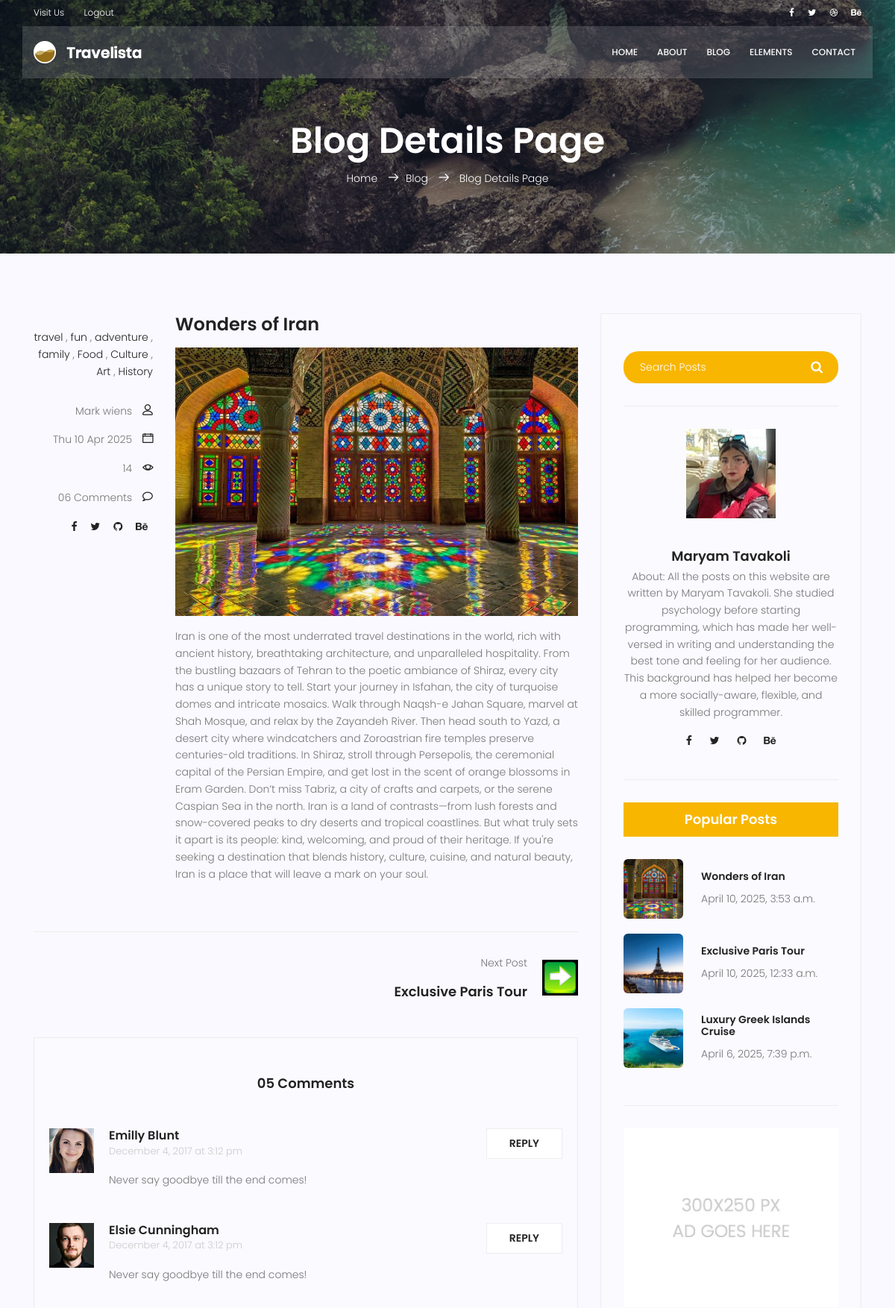
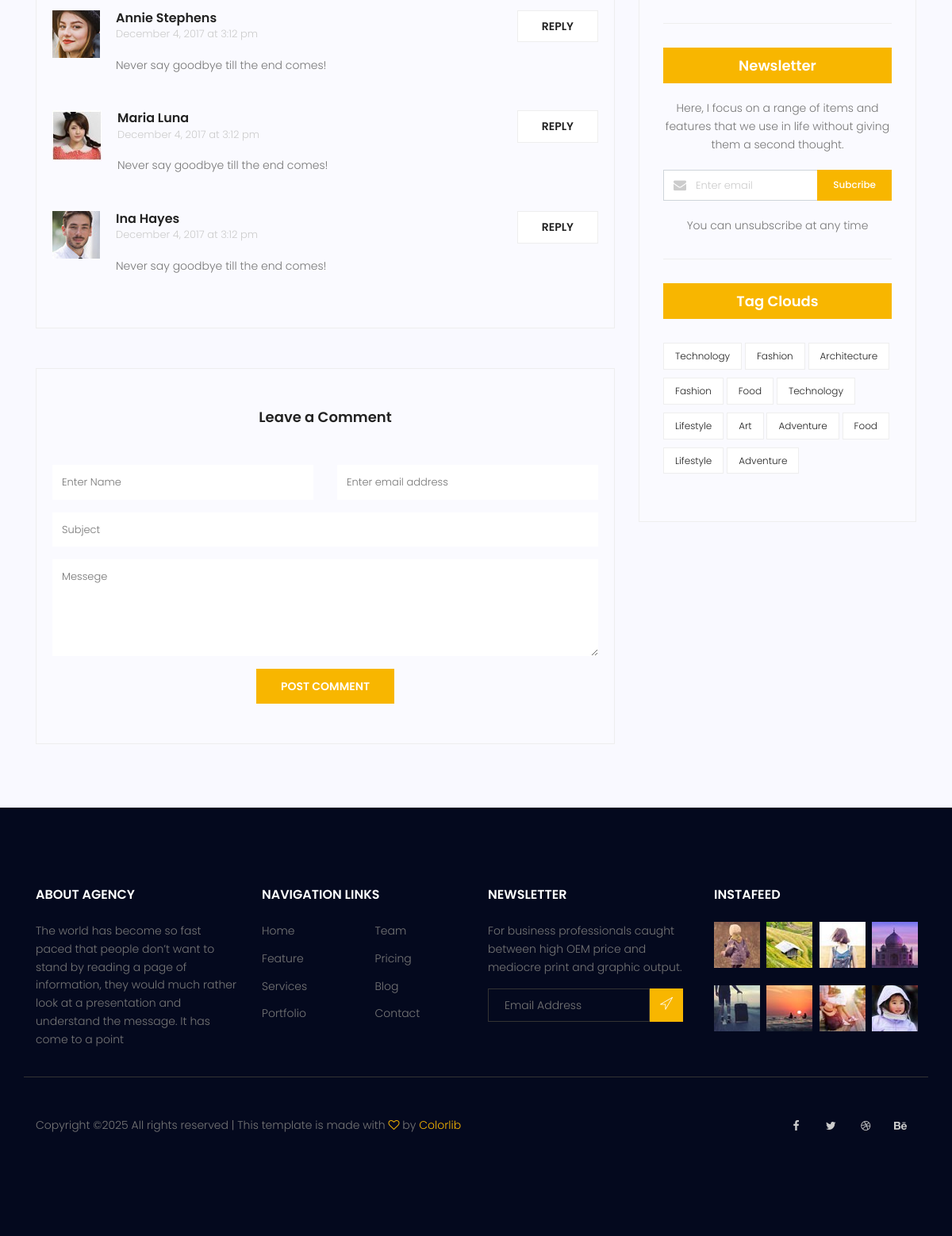
Page /blog/wonders-of-iran/ (signed in) on the committed database (2 pictures, top to bottom).
### app_blog_travel/models.py (models this page shows, shortened)
class category(models.Model):
    name = models.CharField(max_length=50, unique=True)
    def __str__(self):
        return self.name

class Post(models.Model):
    title = models.CharField(max_length=220)
    content = models.TextField()
    slug = models.SlugField(blank=True, null=True)
    image = models.ImageField(upload_to="Post_default",default="first_img_post/my_default.jpeg" )
    counted_views = models.IntegerField(default=0)
    Categories = models.ManyToManyField('category')
    author = models.ForeignKey('Author', on_delete=models.SET_NULL, null=True)
    published_date = models.DateTimeField(null=True)
    created_date = models.DateTimeField(auto_now_add=True)
    updated_date = models.DateTimeField(auto_now=True)
    class Meta:
        ordering = ['published_date']
    def save(self, *args, **kwargs):
        if not self.slug:
            self.slug = slugify(self.title)
        super().save(*args, **kwargs)

class Author(models.Model):
    name = models.CharField(max_length=50, unique=True)
    image = models.ImageField(upload_to="author_default",default="first_img_author/author_info.jpeg" )
    about = models.TextField()

### app_blog_travel/views.py (the view)
# urls.py: path('<slug:slug>/', blog_single_view, name="single"),
@login_required
def blog_single_view(request, slug):
    class_obj = get_object_or_404(Post, slug=slug)
    class_obj.counted_views += 1
    class_obj.save(update_fields=['counted_views'])
    posts = list(Post.objects.filter(published_date__lt=timezone.now()).order_by('-published_date'))
    all_authors = Author.objects.all()
    try:
      index = posts.index(class_obj)
    except ValueError:
      index = -1
    if index<0:
        index = 0
    elif index >= len(posts):
        index = len(posts) - 1
    if index > 0:
        prev_post = posts[index - 1]
    else:
        prev_post = None
    if index < len(posts) - 1:
        next_post = posts[index + 1]
    else:
        next_post = None
    context = {
        'class_obj': class_obj,
        'prev_post': prev_post,
        'next_post': next_post,
        'all_authors':all_authors,
    }
    return render(request, 'blog-single.html', context)

### app_blog_travel/templatetags/inclusion_tag.py (called while the page is built)
@register.inclusion_tag('inclusion_page.html')
def popular_posts():
    posts = Post.objects.filter(published_date__lte=timezone.now()).order_by('-published_date')[:3]
    return {'posts': posts}

### templates/blog-single.html (shortened to what this page needs)
{% extends 'base.html' %}
{% load static %}
{% load inclusion_tag %}
{% block codes %}
<section class="relative about-banner">
	<div class="overlay overlay-bg"></div>
	<div class="container">
		<div class="row d-flex align-items-center justify-content-center">
			<div class="about-content col-lg-12">
				<h1 class="text-white">
					Blog Details Page
				</h1>
				<p class="text-white link-nav"><a href="{% url 'app_travel:index' %}">Home </a>  <span class="lnr lnr-arrow-right"></span><a href="{% url 'app_blog_travel:home' %}">Blog </a> <span class="lnr lnr-arrow-right"></span> <a href="#"> Blog Details Page</a></p>
			</div>
		</div>
	</div>
</section>
<section class="post-content-area single-post-area">
	<div class="container">
		<div class="row">
			<div class="col-lg-8 posts-list">
				<div class="single-post row">
					<div class="col-lg-12">
					</div>
					<div class="col-lg-3  col-md-3 meta-details">
						<ul class="tags">
							{% for item in class_obj.Categories.all %}
								<li><a href="#">{{ item }}</a></li>
								{% if not forloop.last %}, {% endif %}
							{% endfor %}
						</ul>
						<div class="user-details row">
							<p class="user-name col-lg-12 col-md-12 col-6"><a href="#">Mark wiens</a> <span class="lnr lnr-user"></span></p>
							<p class="date col-lg-12 col-md-12 col-6"><a href="#">{{ class_obj.published_date|date:"D d M Y" }}</a> <span class="lnr lnr-calendar-full"></span></p>
							<p class="view col-lg-12 col-md-12 col-6"><a href="#">{{ class_obj.counted_views }}</a> <span class="lnr lnr-eye"></span></p>
							<p class="comments col-lg-12 col-md-12 col-6"><a href="#">06 Comments</a> <span class="lnr lnr-bubble"></span></p>
							<ul class="social-links col-lg-12 col-md-12 col-6">
								<li><a href="#"><i class="fa fa-facebook"></i></a></li>
								<li><a href="#"><i class="fa fa-twitter"></i></a></li>
								<li><a href="#"><i class="fa fa-github"></i></a></li>
								<li><a href="#"><i class="fa fa-behance"></i></a></li>
							</ul>
						</div>
					</div>
					<div class="col-lg-9 col-md-9">
						<h3>{{ class_obj.title }}</h3>
						<img class="img-fluid" src="{{ class_obj.image.url }}" alt="">
						<p>{{ class_obj.content }}</p>
					</div>
				</div>
				<div class="navigation-area">
					<div class="row">
						<div class="col-lg-6 col-md-6 col-12 nav-left flex-row d-flex justify-content-start align-items-center">
						</div>
						<div class="col-lg-6 col-md-6 col-12 nav-right flex-row d-flex justify-content-end align-items-center">
							{% if next_post %}
							<div class="detials">
								<p>Next Post</p>
								<a href="{% url 'app_blog_travel:single' slug=next_post.slug %}">
									<h4>{{ next_post.title }}</h4>
								</a>
							</div>
							<div class="arrow">
								<a href="{% url 'app_blog_travel:single' slug=next_post.slug %}">
								</a>
							</div>
							<div class="thumb">
								<a href="{% url 'app_blog_travel:single' slug=next_post.slug %}">
									<img class="img-fluid" src="{% static 'img/blog/next_button.png' %}" alt="">
								</a>
							</div>
							{% endif %}
						</div>
					</div>
				</div>
				<div class="comments-area">
					<h4>05 Comments</h4>
					<div class="comment-list">
						<div class="single-comment justify-content-between d-flex">
							<div class="user justify-content-between d-flex">
								<div class="thumb">
									<img src="{% static 'img/blog/c1.jpg' %}" alt="">
								</div>
								<div class="desc">
									<h5><a href="#">Emilly Blunt</a></h5>
									<p class="date">December 4, 2017 at 3:12 pm</p>
									<p class="comment">Never say goodbye till the end comes!</p>
								</div>
							</div>
							<div class="reply-btn">
								<a href="" class="btn-reply text-uppercase">reply</a>
							</div>
						</div>
					</div>
					<div class="comment-list">
						<div class="single-comment justify-content-between d-flex">
							<div class="user justify-content-between d-flex">
								<div class="thumb">
									<img src="{% static 'img/blog/c2.jpg' %}" alt="">
								</div>
								<div class="desc">
									<h5><a href="#">Elsie Cunningham</a></h5>
									<p class="date">December 4, 2017 at 3:12 pm</p>
									<p class="comment">Never say goodbye till the end comes!</p>
								</div>
							</div>
							<div class="reply-btn">
								<a href="" class="btn-reply text-uppercase">reply</a>
							</div>
						</div>
					</div>
					<div class="comment-list">
						<div class="single-comment justify-content-between d-flex">
							<div class="user justify-content-between d-flex">
								<div class="thumb">
									<img src="{% static 'img/blog/c3.jpg' %}" alt="">
								</div>
								<div class="desc">
									<h5><a href="#">Annie Stephens</a></h5>
									<p class="date">December 4, 2017 at 3:12 pm</p>
									<p class="comment">Never say goodbye till the end comes!</p>
								</div>
							</div>
							<div class="reply-btn">
								<a href="" class="btn-reply text-uppercase">reply</a>
							</div>
						</div>
					</div>
					<div class="comment-list">
						<div class="single-comment justify-content-between d-flex">
							<div class="user justify-content-between d-flex">
								<div class="thumb">
									<img src="{% static 'img/blog/c4.jpg' %}" alt="">
								</div>
								<div class="desc">
									<h5><a href="#">Maria Luna</a></h5>
									<p class="date">December 4, 2017 at 3:12 pm</p>
									<p class="comment">Never say goodbye till the end comes!</p>
								</div>
							</div>
							<div class="reply-btn">
								<a href="" class="btn-reply text-uppercase">reply</a>
							</div>
						</div>
					</div>
					<div class="comment-list">
						<div class="single-comment justify-content-between d-flex">
							<div class="user justify-content-between d-flex">
								<div class="thumb">
									<img src="{% static 'img/blog/c5.jpg' %}" alt="">
								</div>
								<div class="desc">
									<h5><a href="#">Ina Hayes</a></h5>
									<p class="date">December 4, 2017 at 3:12 pm</p>
									<p class="comment">Never say goodbye till the end comes!</p>
								</div>
							</div>
							<div class="reply-btn">
								<a href="" class="btn-reply text-uppercase">reply</a>
							</div>
						</div>
					</div>
				</div>
				<div class="comment-form">
					<h4>Leave a Comment</h4>
					<form>
						<div class="form-group form-inline">
						  <div class="form-group col-lg-6 col-md-12 name">
						    <input type="text" class="form-control" id="name" placeholder="Enter Name" onfocus="this.placeholder = ''" onblur="this.placeholder = 'Enter Name'">
						  </div>
						  <div class="form-group col-lg-6 col-md-12 email">
						    <input type="email" class="form-control" id="email" placeholder="Enter email address" onfocus="this.placeholder = ''" onblur="this.placeholder = 'Enter email address'">
						  </div>
						</div>
						<div class="form-group">
							<input type="text" class="form-control" id="subject" placeholder="Subject" onfocus="this.placeholder = ''" onblur="this.placeholder = 'Subject'">
						</div>
						<div class="form-group">
							<textarea class="form-control mb-10" rows="5" name="message" placeholder="Messege" onfocus="this.placeholder = ''" onblur="this.placeholder = 'Messege'" required=""></textarea>
						</div>
						<a href="#" class="primary-btn text-uppercase">Post Comment</a>
					</form>
				</div>
			</div>
			<div class="col-lg-4 sidebar-widgets">
				<div class="widget-wrap">
					<div class="single-sidebar-widget search-widget">
						<form class="search-form" action="#">
                            <input placeholder="Search Posts" name="search" type="text" onfocus="this.placeholder = ''" onblur="this.placeholder = 'Search Posts'" >
                            <button type="submit"><i class="fa fa-search"></i></button>
                        </form>
					</div>
					{% for item in all_authors %}
					<div class="single-sidebar-widget user-info-widget">
						<img src="{{ item.image.url }}" alt="">
						<a href="#"><h4>{{ item.name }}</h4></a>
						<p>
							{{ item.about }}
						</p>
						<ul class="social-links">
							<li><a href="#"><i class="fa fa-facebook"></i></a></li>
							<li><a href="#"><i class="fa fa-twitter"></i></a></li>
							<li><a href="#"><i class="fa fa-github"></i></a></li>
							<li><a href="#"><i class="fa fa-behance"></i></a></li>
						</ul>
					</div>
					{% endfor %}
					<div class="single-sidebar-widget popular-post-widget">
						<h4 class="popular-title">Popular Posts</h4>
						{% popular_posts %}
					</div>
					<div class="single-sidebar-widget ads-widget">
						<a href="#"><img class="img-fluid" src="{% static 'img/blog/ads-banner.jpg' %}" alt=""></a>
					</div>
					<div class="single-sidebar-widget newsletter-widget">
						<h4 class="newsletter-title">Newsletter</h4>
						<p>
							Here, I focus on a range of items and features that we use in life without
							giving them a second thought.
						</p>
						<div class="form-group d-flex flex-row">
						   <div class="col-autos">
						      <div class="input-group">
						        <div class="input-group-prepend">
						          <div class="input-group-text"><i class="fa fa-envelope" aria-hidden="true"></i>
								</div>
						        </div>
						        <input type="text" class="form-control" id="inlineFormInputGroup" placeholder="Enter email" onfocus="this.placeholder = ''" onblur="this.placeholder = 'Enter email'" >
						      </div>
						    </div>
						    <a href="#" class="bbtns">Subcribe</a>
						</div>
						<p class="text-bottom">
							You can unsubscribe at any time
						</p>
					</div>
					<div class="single-sidebar-widget tag-cloud-widget">
						<h4 class="tagcloud-title">Tag Clouds</h4>
						<ul>
							<li><a href="#">Technology</a></li>
							<li><a href="#">Fashion</a></li>
							<li><a href="#">Architecture</a></li>
							<li><a href="#">Fashion</a></li>
							<li><a href="#">Food</a></li>
							<li><a href="#">Technology</a></li>
							<li><a href="#">Lifestyle</a></li>
							<li><a href="#">Art</a></li>
							<li><a href="#">Adventure</a></li>
							<li><a href="#">Food</a></li>
							<li><a href="#">Lifestyle</a></li>
							<li><a href="#">Adventure</a></li>
						</ul>
					</div>
				</div>
			</div>
		</div>
	</div>
</section>
{% endblock %}

### templates/inclusion_page.html
<div class="popular-post-list">
    {% for item in posts %}
    <div class="single-post-list d-flex flex-row align-items-center">
      <div class="thumb">
        <img class="img-fluid" src="{{ item.image.url }}" alt="">
      </div>
      <div class="details">
        <a href="{% url 'app_blog_travel:single' slug=item.slug %}"><h6>{{ item.title }}</h6></a>
        <p>{{ item.published_date }}</p>
      </div>
    </div>
    {% endfor %}
  </div>

### rows in the picture
category: name "travel"
category: name "fun"
category: name "adventure"
category: name "family"
category: name "Food"
category: name "Culture"
category: name "Art"
category: name "History"
Post: published_date "Thu 10 Apr 2025", counted_views "14", title "Wonders of Iran", image (picture), content "Iran is one of the most underrated travel destinations in the world, rich with ancient history, breathtaking architecture, and unparalleled hospitality. From the bustling bazaars of Tehran to the poetic ambiance of Shiraz, every city has a unique story to tell. Start your journey in Isfahan, the city of turquoise domes and intricate mosaics. Walk through Naqsh-e Jahan Square, marvel at Shah Mosque, and relax by the Zayandeh River. Then head south to Yazd, a desert city where windcatchers and Zoroastrian fire temples preserve centuries-old traditions. In Shiraz, stroll through Persepolis, the ceremonial capital of the Persian Empire, and get lost in the scent of orange blossoms in Eram…", published_date "April 10, 2025, 3:53 a.m."
Post: title "Exclusive Paris Tour", image (picture), published_date "April 10, 2025, 12:33 a.m."
Author: image (picture), name "Maryam Tavakoli", about "About: All the posts on this website are written by Maryam Tavakoli. She studied psychology before starting programming, which has made her well-versed in writing and understanding the best tone and feeling for her audience. This background has helped her become a more socially-aware, flexible, and skilled programmer."
Post: image (picture), title "Luxury Greek Islands Cruise", published_date "April 6, 2025, 7:39 p.m."
